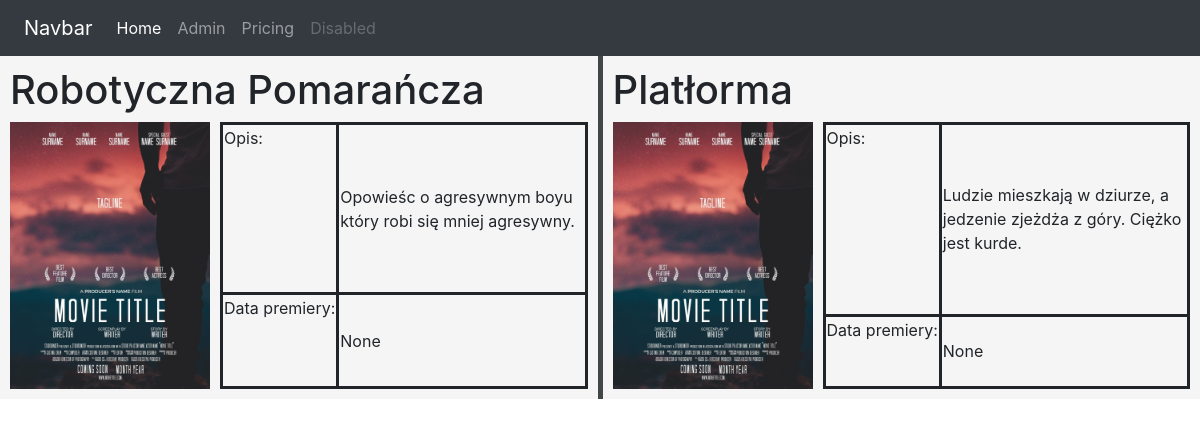
Before: / with the older database file.
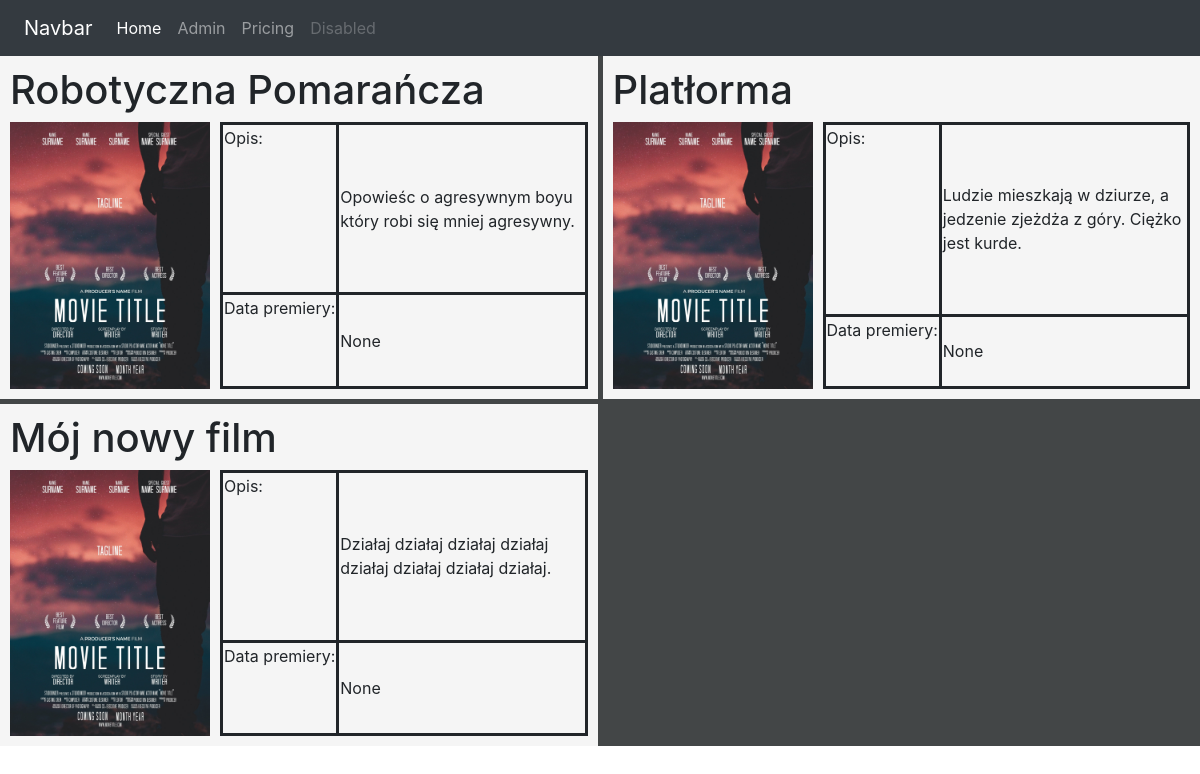
After: the same page with the newer database file.
### movies/models.py (models this page shows, shortened)
class Movie(models.Model):
    title = models.CharField(max_length=100)
    short_description = models.TextField()
    published_at = models.DateTimeField()

### movies/views.py (the view)
# urls.py: path('', views.list_movies),
def list_movies(request):
    movies = Movie.objects.all()
    return render(request, template_name="movie_list.html", context = {"movies":movies})

### movies/templates/movie_list.html
{% extends "base.html" %}
{% load static %}
{% block content %}
<div class="movies-grid">
    {% for movie in movies %}
    <div class="container movie">
        <h1>{{movie.title}}</h1>
        <div class="movie-content">
            <img class="poster-image" alt="{{movie.title}} poster" src="{% static '/my_statics/poster.jpg' %}">
            <table class="movie-data-table">
                <tr>
                    <td>Opis:</td>
                    <td>{{ movie.short_description }}</td>
                </tr>
                <tr>
                    <td>Data premiery:</td>
                    <td>{{ movie.published_at }}</td>
                </tr>
            </table>
        </div>
    </div>
    {% endfor %}
</div>
{% endblock %}

### movies/templates/base.html (shortened to what this page needs)
<!DOCTYPE html>
<html lang="pl">
<head>
    <link rel="stylesheet" href="https://stackpath.bootstrapcdn.com/bootstrap/4.4.1/css/bootstrap.min.css">
    {% load static %}
    <link rel="stylesheet" type="text/css" href="{% static '\my_statics\style.css' %}">
</head>
<body>
    <nav class="navbar navbar-expand-lg navbar-dark bg-dark px-4">
        <a class="navbar-brand" href="#">Navbar</a>
        <div class="collapse navbar-collapse" id="navbarNavAltMarkup">
          <div class="navbar-nav">
            <a class="nav-item nav-link active" href="#">Home <span class="sr-only">(current)</span></a>
            <a class="nav-item nav-link" href="/admin">Admin</a>
            <a class="nav-item nav-link" href="#">Pricing</a>
            <a class="nav-item nav-link disabled" href="#" tabindex="-1" aria-disabled="true">Disabled</a>
          </div>
        </div>
    </nav>
    <div id="content" class="container-fluid p-0">
    {% block content %}
    {% endblock %}
    </div>
</body>
</html>

### movies/static/my_statics/style.css (style rules this page uses)
#content { background-color:#434647; }
.movies-grid { display: grid; width: 100%; grid-template-columns: repeat(auto-fill, minmax(550px, auto)); grid-gap:5px 5px; justify-items: center; }
.movie { padding:10px; background-color:whitesmoke; white-space: nowrap; width:100%; }
.movie-content { display:flex; justify-content: flex-start; }
.poster-image { min-width:200px; width:200px; }
.movie-data-table { margin-left:10px; border:solid; }
.movie-data-table td:first-child { border:solid; vertical-align: top; }
.movie-data-table td:nth-child(2) { border:solid; white-space: normal; }

Changed rows visible on the page:
added Movie: title "Mój nowy film", short_description "Działaj działaj działaj działaj działaj działaj działaj działaj.", published_at "None"
